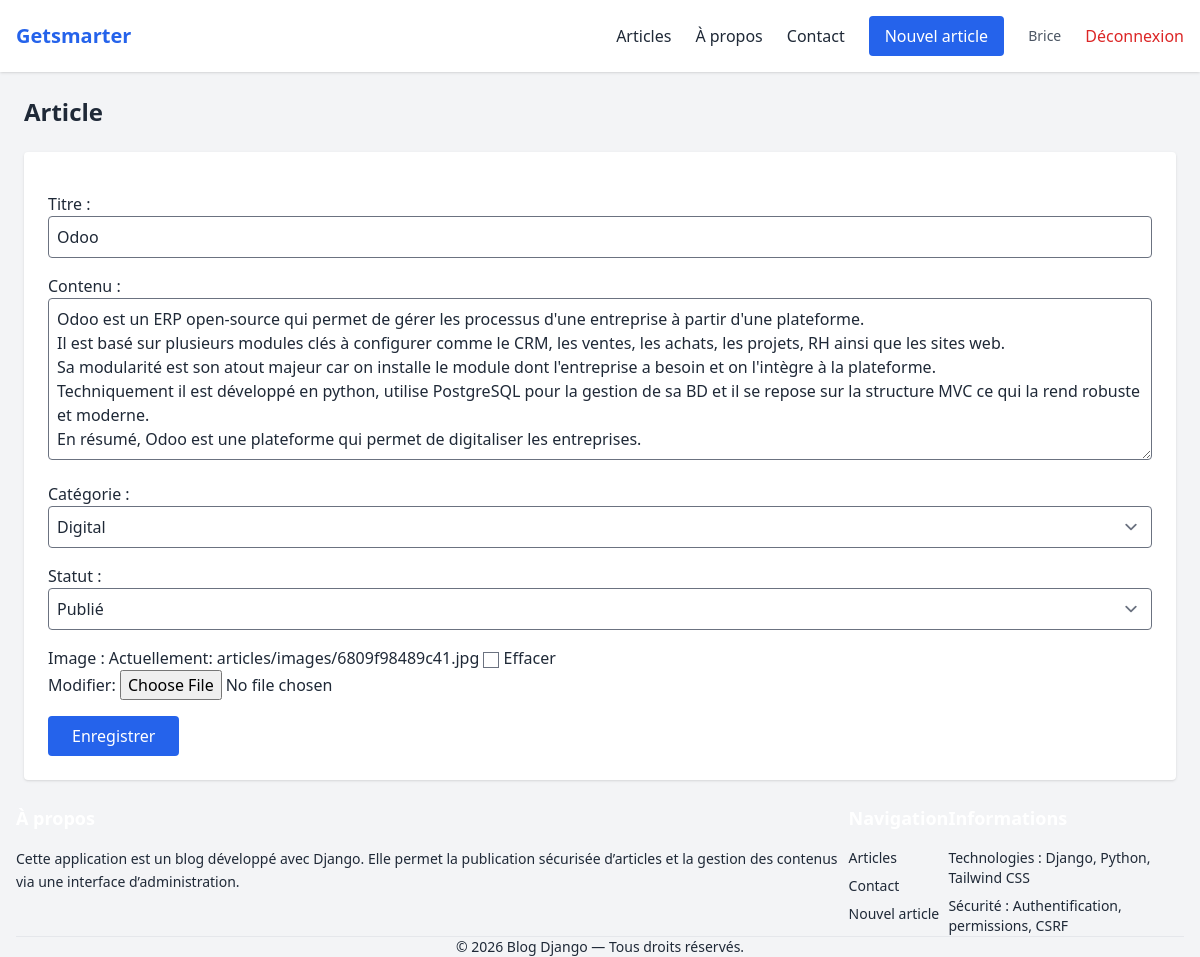
The page /article/odoo/edit/ (signed in) on the database its author committed.
### blogapp/models.py (models this page shows, shortened)
class Article(models.Model):
    STATUS_CHOICES = [
        ('draft', 'Brouillon'),
        ('published', 'Publié'),
    ]
    id = models.IntegerField(primary_key=True, auto_created=True, unique=True)
    title = models.CharField(max_length=100)
    image = models.ImageField(upload_to='articles/images/', null=True, blank=True)
    slug = models.SlugField(max_length=200, unique=True, blank=True)
    content = models.TextField()
    author = models.ForeignKey(User, on_delete=models.CASCADE, related_name='articles')
    category = models.ForeignKey(Category, on_delete=models.SET_NULL, null=True, related_name='articles')
    status = models.CharField(max_length=10, choices=STATUS_CHOICES, default='draft')
    created_at = models.DateTimeField(auto_now_add=True)
    updated_at = models.DateTimeField(auto_now=True)
    published_at = models.DateTimeField(null=True, blank=True)
    class Meta:
        verbose_name = "Article"
        verbose_name_plural = "Articles"
        ordering = ['-created_at']
        permissions = [
            ("can_publish", "Peut publier des articles"),
        ]

### blogapp/views.py (the view)
# urls.py: path('article/<slug:slug>/edit/', views.article_update, name='article_update'),
@login_required
@permission_required('blogapp.change_article', raise_exception=True)
def article_update(request, slug):
    article = get_object_or_404(Article, slug=slug)
    if request.user != article.author and not request.user.is_superuser:
        return HttpResponseForbidden("Accès refusé")
    if request.method == 'POST':
        form = ArticleForm(request.POST, instance=article)
        if form.is_valid():
            form.save()
            return redirect('article_detail', slug=article.slug)
    else:
        form = ArticleForm(instance=article)
    return render(request, 'blogapp/article_form.html', {'form': form})

### blogapp/forms.py
class ArticleForm(forms.ModelForm):
    class Meta:
        model = Article
        fields = ['title', 'content', 'category', 'status', 'image']
        labels = {
            'title': 'Titre',
            'content': 'Contenu',
            'category': 'Catégorie',
            'status': 'Statut',
        }
        widgets = {
            'title': forms.TextInput(attrs={
                'class': 'w-full border rounded p-2',
                'placeholder': 'Titre de l’article'
            }),
            'content': forms.Textarea(attrs={
                'class': 'w-full border rounded p-2',
                'rows': 6,
                'placeholder': 'Contenu de l’article'
            }),
            'category': forms.Select(attrs={
                'class': 'w-full border rounded p-2'
            }),
            'status': forms.Select(attrs={
                'class': 'w-full border rounded p-2'
            }),
        }

### blogapp/models.py (called while the page is built)
    def __str__(self):
        return self.name

### blogapp/templates/blogapp/article_form.html (shortened to what this page needs)
{% extends 'base.html' %}
{% block content %}
<h1 class="text-xl md:text-2xl font-bold mb-6">Article</h1>
<form method="post" action="{% url 'home' %}" class="bg-white p-6 rounded shadow space-y-4">
    {{ form.as_p }}
    <button type="submit"
            class="bg-blue-600 text-white px-6 py-2 rounded hover:bg-blue-700 w-full sm:w-auto">
        Enregistrer
    </button>
</form>
{% endblock %}

### Blog_Getsmarter/templates/base.html (shortened to what this page needs)
{% load static tailwind_tags %}
<!DOCTYPE html>
<html lang="fr">
<head>
    {% tailwind_css %}
</head>
<body class="bg-gray-100 text-gray-800">
<header class="bg-white shadow">
<div class="max-w-7xl mx-auto px-4 py-4 flex justify-between items-center">
    <a href="{% url 'home' %}" class="text-xl font-bold text-blue-600">
        Getsmarter
    </a>
    <div class="hidden md:flex space-x-6 items-center">
        <a href="{% url 'article_list' %}" class="hover:text-blue-600">Articles</a>
        <a href="{% url 'about' %}" class="hover:text-blue-600">À propos</a>
        <a href="{% url 'contact' %}" class="hover:text-blue-600">Contact</a>
        {% if user.is_authenticated %}
            {% if perms.blog.add_article %}
                <a href="{% url 'article_form' %}"
                   class="bg-blue-600 text-white px-4 py-2 rounded hover:bg-blue-700">
                    Nouvel article
                </a>
            {% endif %}
            <span class="text-sm text-gray-600">{{ user.username }}</span>
            <a href="#" class="text-red-600 hover:underline">
                Déconnexion
            </a>
        {% else %}
            <a href="#"
               class="bg-blue-600 text-white px-4 py-2 rounded hover:bg-blue-700">
                Connexion
            </a>
        {% endif %}
    </div>
</div>
</header>
<main class="max-w-7xl mx-auto p-4 md:p-6">
{% block content %}{% endblock %}
</main>
<footer class="bg-blue-900 text-gray-300 mt-16">
    <div class="max-w-7xl mx-auto px-4 py-10 ">
        <div class="flex md:grid-cols-3 gap-8">
            <div class="w-[30%] md:w-auto">
                <h3 class="text-lg font-semibold text-white mb-4">
                </h3>
                <p class="text-sm leading-relaxed">
                    Cette application est un blog développé avec Django.
                    Elle permet la publication sécurisée d’articles et la
                    gestion des contenus via une interface d’administration.
                </p>
            </div>
            <div>
                <h3 class="text-lg font-semibold text-white mb-4">
                </h3>
                <ul class="space-y-2 text-sm">
                    <li>
                        <a href="{% url 'article_list' %}" class="hover:text-white">
                            Articles
                        </a>
                    </li>
                    <li>
                        <a href="{% url 'contact' %}" class="hover:text-white">
                            Contact
                        </a>
                    </li>
                    {% if user.is_authenticated %}
                        <li>
                            <a href="{% url 'article_form' %}" class="hover:text-white">
                                Nouvel article
                            </a>
                        </li>
                    {% endif %}
                </ul>
            </div>
            <div>
                <h3 class="text-lg font-semibold text-white mb-4">
                </h3>
                <ul class="space-y-2 text-sm">
                    <li>
                        <span class="text-gray-400">Technologies :</span>
                        Django, Python, Tailwind CSS
                    </li>
                    <li>
                        <span class="text-gray-400">Sécurité :</span>
                        Authentification, permissions, CSRF
                    </li>
                </ul>
            </div>
        </div>
        <div class="border-t border-gray-700 mt-8 pt-6 text-center text-sm">
            <p>
                © {% now "Y" %} Blog Django — Tous droits réservés.
            </p>
        </div>
    </div>
</footer>
</body>
</html>

### rows shown on the page
Article: title "Odoo", content "Odoo est un ERP open-source qui permet de gérer les processus d'une entreprise à partir d'une plateforme. Il est basé sur plusieurs modules clés à configurer comme le CRM, les ventes, les achats, les projets, RH ainsi que les sites web. Sa modularité est son atout majeur car on installe le module dont l'entreprise a besoin et on l'intègre à la plateforme. Techniquement il est développé en python, utilise PostgreSQL pour la gestion de sa BD et il se repose sur la structure MVC ce qui la rend robuste et moderne. En résumé, Odoo est une plateforme qui permet de digitaliser les entreprises.", category "Digital", status "Publié"

### other values the page prints
{{ user.username }} "Brice"
